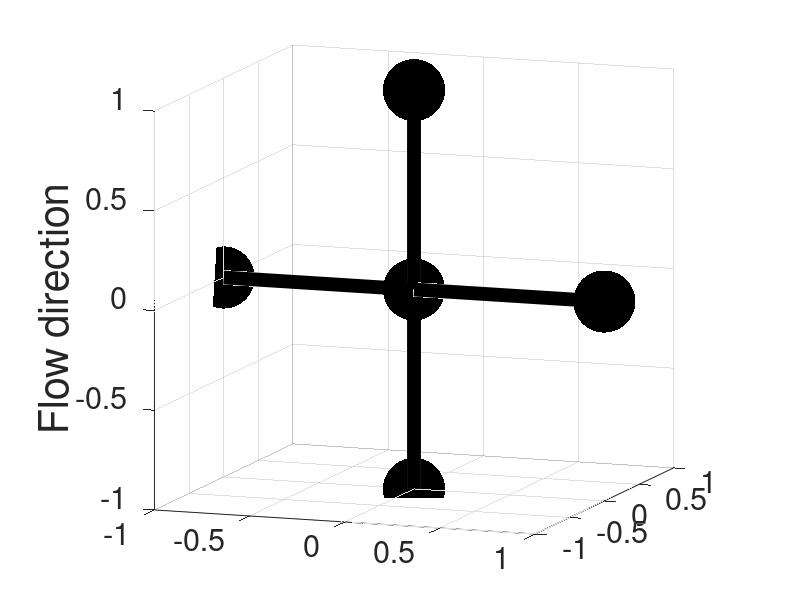
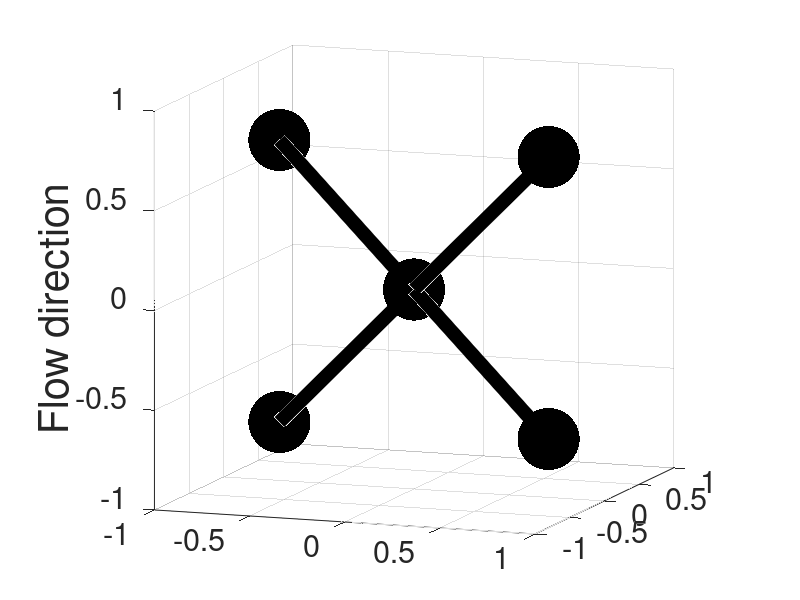
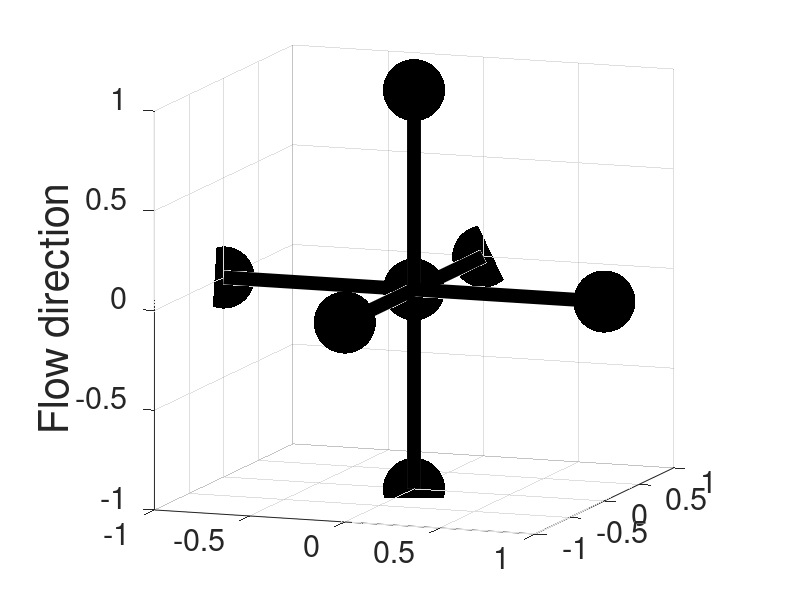
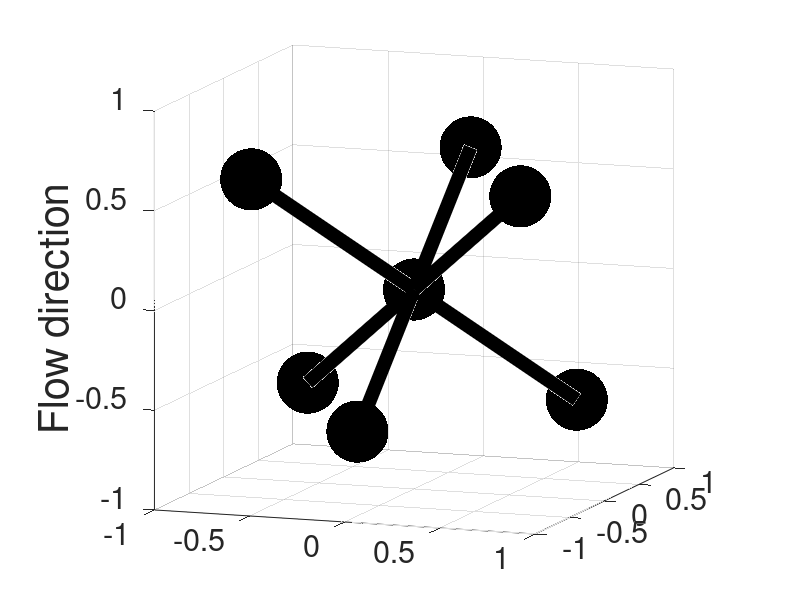

The MATLAB script that drew these images, in order:
% Generate plots to show connectivity

clear;
clc;
close all;

edgeSize = 10;
nodeSize = 2e3;
az = 20;
el = 10;
axisSize = 22;
zSize = 30;

%% Square

nodeCoord = [0, 0, 0; 1, 0, 0; -1, 0, 0; 0, 0, 1; 0, 0, -1];
edgeList = ones(size(nodeCoord, 1)-1, 2);
edgeList(:,2) = 2:size(nodeCoord, 1);
nodeNum = size(nodeCoord, 1);
edgeNum = size(edgeList, 1);

figure
set(gcf, 'WindowState', 'maximized')
% The edges are represented as lines
for i = 1:edgeNum
    plot3(nodeCoord(edgeList(i,:), 1), ...
        nodeCoord(edgeList(i,:), 2), ...
        nodeCoord(edgeList(i,:), 3), ...
        'lineWidth', edgeSize, 'Color', zeros(3,1))
    hold on
end
% The nodes are represented with markers.
scatter3(nodeCoord(:,1), nodeCoord(:,2), nodeCoord(:,3), nodeSize*ones(nodeNum, 1), 'k', 'filled')
hold off
set(gca, 'DataAspectRatio', [1,1,1])
grid on
xticks(-1:0.5:1)
yticks(-1:0.5:1)
zticks(-1:0.5:1)
xlim([-1, 1])
ylim([-1, 1])
zlim([-1, 1])
view([az,el])
set(gca, 'FontSize', axisSize);
zlabel('Flow direction', 'FontSize', zSize);

%% Slanted Square

x = cosd(45);
nodeCoord = [0, 0, 0; x, 0, x; x, 0, -x; -x, 0, x; -x, 0, -x];
edgeList = ones(size(nodeCoord, 1)-1, 2);
edgeList(:,2) = 2:size(nodeCoord, 1);
nodeNum = size(nodeCoord, 1);
edgeNum = size(edgeList, 1);

figure
set(gcf, 'WindowState', 'maximized')
% The edges are represented as lines
for i = 1:edgeNum
    plot3(nodeCoord(edgeList(i,:), 1), ...
        nodeCoord(edgeList(i,:), 2), ...
        nodeCoord(edgeList(i,:), 3), ...
        'lineWidth', edgeSize, 'Color', zeros(3,1))
    hold on
end
% The nodes are represented with markers.
scatter3(nodeCoord(:,1), nodeCoord(:,2), nodeCoord(:,3), nodeSize*ones(nodeNum, 1), 'k', 'filled')
hold off
set(gca, 'DataAspectRatio', [1,1,1])
grid on
xticks(-1:0.5:1)
yticks(-1:0.5:1)
zticks(-1:0.5:1)
xlim([-1, 1])
ylim([-1, 1])
zlim([-1, 1])
view([az,el])
set(gca, 'FontSize', axisSize);
zlabel('Flow direction', 'FontSize', zSize);

%% Cubic

x = 1;
nodeCoord = [0, 0, 0; 0, 0, x; 0, x, 0; x, 0, 0; 0, 0, -x; 0, -x, 0; -x, 0, 0];
edgeList = ones(size(nodeCoord, 1)-1, 2);
edgeList(:,2) = 2:size(nodeCoord, 1);
nodeNum = size(nodeCoord, 1);
edgeNum = size(edgeList, 1);

figure
set(gcf, 'WindowState', 'maximized')
% The edges are represented as lines
for i = 1:edgeNum
    plot3(nodeCoord(edgeList(i,:), 1), ...
        nodeCoord(edgeList(i,:), 2), ...
        nodeCoord(edgeList(i,:), 3), ...
        'lineWidth', edgeSize, 'Color', zeros(3,1))
    hold on
end
% The nodes are represented with markers.
scatter3(nodeCoord(:,1), nodeCoord(:,2), nodeCoord(:,3), nodeSize*ones(nodeNum, 1), 'k', 'filled')
hold off
set(gca, 'DataAspectRatio', [1,1,1])
grid on
xticks(-1:0.5:1)
yticks(-1:0.5:1)
zticks(-1:0.5:1)
xlim([-1, 1])
ylim([-1, 1])
zlim([-1, 1])
view([az,el])
set(gca, 'FontSize', axisSize);
zlabel('Flow direction', 'FontSize', zSize);

%% Slanted Cubic

a = atand(1/sqrt(2));
nodeCoord = [0, 0, 0; 0, cosd(a), sind(a); cosd(a)*cosd(30), -cosd(a)*sind(30), sind(a); -cosd(a)*cosd(30), -cosd(a)*sind(30), sind(a); cosd(a)*cosd(30), cosd(a)*sind(30), -sind(a); -cosd(a)*cosd(30), cosd(a)*sind(30), -sind(a); 0, -cosd(a), -sind(a)];
edgeList = ones(size(nodeCoord, 1)-1, 2);
edgeList(:,2) = 2:size(nodeCoord, 1);
nodeNum = size(nodeCoord, 1);
edgeNum = size(edgeList, 1);

figure
set(gcf, 'WindowState', 'maximized')
% The edges are represented as lines
for i = 1:edgeNum
    plot3(nodeCoord(edgeList(i,:), 1), ...
        nodeCoord(edgeList(i,:), 2), ...
        nodeCoord(edgeList(i,:), 3), ...
        'lineWidth', edgeSize, 'Color', zeros(3,1))
    hold on
end
% The nodes are represented with markers.
scatter3(nodeCoord(:,1), nodeCoord(:,2), nodeCoord(:,3), nodeSize*ones(nodeNum, 1), 'k', 'filled')
hold off
set(gca, 'DataAspectRatio', [1,1,1])
grid on
xticks(-1:0.5:1)
yticks(-1:0.5:1)
zticks(-1:0.5:1)
xlim([-1, 1])
ylim([-1, 1])
zlim([-1, 1])
view([az,el])
set(gca, 'FontSize', axisSize);
zlabel('Flow direction', 'FontSize', zSize);

%% BCC

b = atand(1/sqrt(2));
a = sind(b);
a2 = cosd(b)*cosd(45);
nodeCoord = [0, 0, 0; a2, a2, a; a2, -a2, a; -a2, a2, a; -a2, -a2, a; a2, a2, -a; a2, -a2, -a; -a2, a2, -a; -a2, -a2, -a];
edgeList = ones(size(nodeCoord, 1)-1, 2);
edgeList(:,2) = 2:size(nodeCoord, 1);
nodeNum = size(nodeCoord, 1);
edgeNum = size(edgeList, 1);

figure
set(gcf, 'WindowState', 'maximized')
% The edges are represented as lines
for i = 1:edgeNum
    plot3(nodeCoord(edgeList(i,:), 1), ...
        nodeCoord(edgeList(i,:), 2), ...
        nodeCoord(edgeList(i,:), 3), ...
        'lineWidth', edgeSize, 'Color', zeros(3,1))
    hold on
end
% The nodes are represented with markers.
scatter3(nodeCoord(:,1), nodeCoord(:,2), nodeCoord(:,3), nodeSize*ones(nodeNum, 1), 'k', 'filled')
hold off
set(gca, 'DataAspectRatio', [1,1,1])
grid on
xticks(-1:0.5:1)
yticks(-1:0.5:1)
zticks(-1:0.5:1)
xlim([-1, 1])
ylim([-1, 1])
zlim([-1, 1])
view([az,el])
set(gca, 'FontSize', axisSize);
zlabel('Flow direction', 'FontSize', zSize);

%% FCC

b = 45;
a = sind(b);
nodeCoord = [0, 0, 0; a, 0, a; 0, a, a; -a, 0, a; 0, -a, a; a, 0, -a; 0, a, -a; -a, 0, -a; 0, -a, -a; a, a, 0; a, -a, 0; -a, a, 0; -a, -a, 0];
edgeList = ones(size(nodeCoord, 1)-1, 2);
edgeList(:,2) = 2:size(nodeCoord, 1);
nodeNum = size(nodeCoord, 1);
edgeNum = size(edgeList, 1);

figure
set(gcf, 'WindowState', 'maximized')
% The edges are represented as lines
for i = 1:edgeNum
    plot3(nodeCoord(edgeList(i,:), 1), ...
        nodeCoord(edgeList(i,:), 2), ...
        nodeCoord(edgeList(i,:), 3), ...
        'lineWidth', edgeSize, 'Color', zeros(3,1))
    hold on
end
% The nodes are represented with markers.
scatter3(nodeCoord(:,1), nodeCoord(:,2), nodeCoord(:,3), nodeSize*ones(nodeNum, 1), 'k', 'filled')
hold off
set(gca, 'DataAspectRatio', [1,1,1])
grid on
xticks(-1:0.5:1)
yticks(-1:0.5:1)
zticks(-1:0.5:1)
xlim([-1, 1])
ylim([-1, 1])
zlim([-1, 1])
view([az,el])
set(gca, 'FontSize', axisSize);
zlabel('Flow direction', 'FontSize', zSize);
